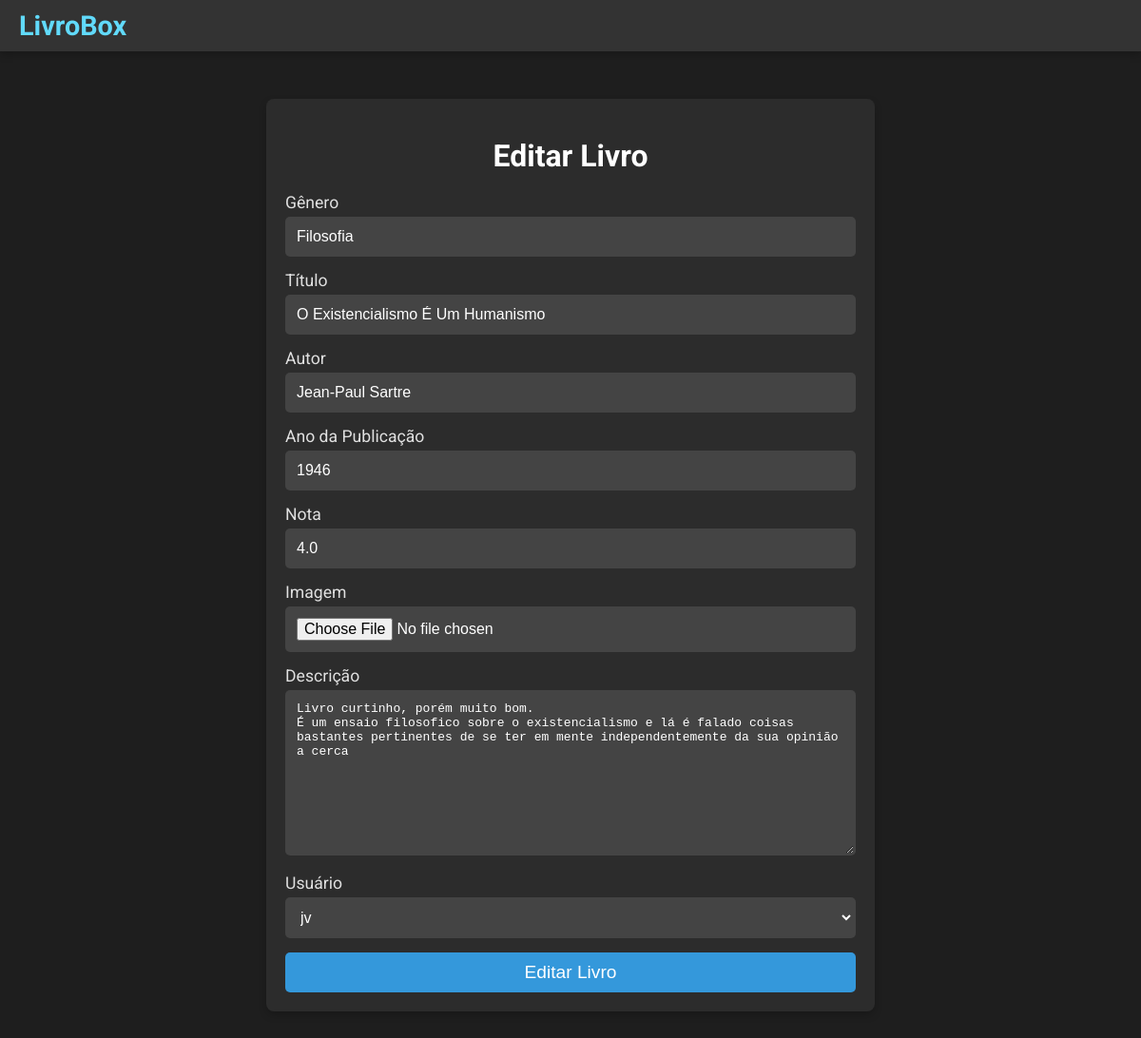
The app's page /editar-livro/2 with its own data.
### app/models.py (models this page shows)
class Livro(models.Model):
    genero = models.CharField(max_length=50, default= '')
    titulo = models.CharField(max_length=200)
    autor = models.CharField(max_length=100)
    ano_publicacao = models.IntegerField()
    nota = models.FloatField(
        validators=[MinValueValidator(0), MaxValueValidator(5)], null=True
    )
    imagem = models.ImageField(upload_to='livros/', default='livros/default.jpg')
    descrição = models.CharField (max_length= 1000, default= '')
    usuario = models.ForeignKey(
        to=User,
        on_delete=models.SET_NULL,
        null=True,
        blank=False,
        related_name="user",
    )

### app/views.py (the view)
# urls.py: path('editar-livro/<int:livro_id>', views.editar_livro, name='editar_livro'),
def editar_livro(request, livro_id):
    livro = Livro.objects.get(id=livro_id)
    form = LivroForms(instance=livro)
    if request.method == 'POST':
        form = LivroForms(request.POST, request.FILES, instance=livro)
        if form.is_valid():
            form.save()
            messages.success(request, 'Livro editado!')
            return redirect('index')
    return render(request, 'app/editar_livro.html', {'form': form, 'livro_id': livro_id})

### app/templates/app/editar_livro.html (shortened to what this page needs)
<!DOCTYPE html>
<html lang="en">
<head>
</head>
<body>
    <div class="navbar">
        <div class="logo">
            <a href="/">LivroBox</a>
        </div>
    </div>
    <div class="login-container">
        <h1>Editar Livro</h1>
        <form method="POST" action="{% url 'editar_livro' livro_id %}" enctype="multipart/form-data">
            <div class="row">
                {% for field in form.visible_fields %}
                <div>
                    <label for="{{ field.id_for_label }}">{{ field.label }}</label>
                    {{ field }}
                </div>
                {% endfor %}
            </div>
            <div>
                <button type="submit">Editar Livro</button>
            </div>
        </form>
    </div>
</body>
</html>

### app/templates/app/editar_livro.html (style rules this page uses)
body { font-family: 'Roboto', sans-serif; background-color: #1e1e1e; color: #e0e0e0; margin: 0; padding: 0; }
.navbar { display: flex; justify-content: space-between; align-items: center; background-color: #333; padding: 10px 20px; box-shadow: 0 4px 8px rgba(0, 0, 0, 0.2); }
.navbar .logo a { color: #61dafb; text-decoration: none; font-size: 1.8em; font-weight: bold; }
.login-container { width: 600px; margin: 50px auto; background-color: #2c2c2c; padding: 20px; border-radius: 8px; box-shadow: 0 4px 8px rgba(0, 0, 0, 0.2); }
.login-container h1 { text-align: center; margin-bottom: 20px; color: #fff; }
.login-container label { display: block; margin-bottom: 5px; font-size: 1.1em; }
.login-container input[type="text"], .login-container input[type="password"], .login-container input[type="email"], .login-container input[type="file"], .login-container input[type="date"], .login-container input[type="number"], .login-container textarea, .login-container select { width: 100%; padding: 10px; margin-bottom: 15px; border: none; border-radius: 5px; background-color: #444; color: white; font-size: 1em; box-sizing: border-box; border: 2px solid transparent; transition: border-color 0.3s ease-in-out; }
.login-container button { width: 100%; padding: 10px; background-color: #3498db; color: white; font-size: 1.2em; border: none; border-radius: 5px; cursor: pointer; transition: background-color 0.3s ease-in-out; }

### records on screen
Livro: visible_fields "Filosofia" "O Existencialismo É Um Humanismo" "Jean-Paul Sartre" "1946" "4.0" "Livro curtinho, porém muito bom. É um ensaio filosofico sobre o existencialismo e lá é falado coisas bastantes pertinentes de se ter em mente independentemente da sua opinião a cerca" "jv"

### other values on screen
{{ field.label }} "Gênero" "Título" "Autor" "Ano da Publicação" "Nota" "Imagem" "Descrição" "Usuário"
